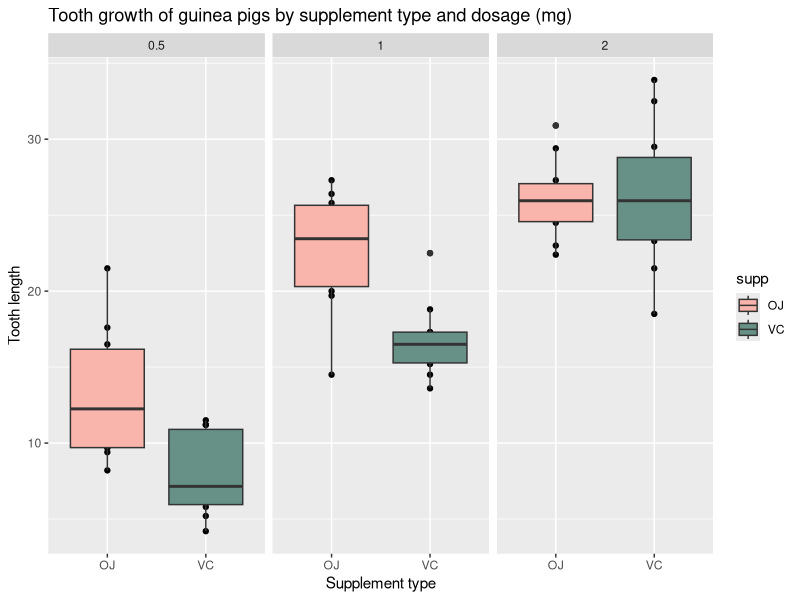

R code for this plot:
## ---- chunk 1

# load "tidyverse" plotting package
library(ggplot2)



# Load data
data(ToothGrowth)

## ---- chunk 2
# Show first rows
head(ToothGrowth)
## ---- chunk 3
dim(ToothGrowth)
## ---- chunk 4
summary(ToothGrowth)
## ---- chunk 5
qplot(factor(supp), len, data = ToothGrowth, facets=~dose, 
      main="Tooth growth of guinea pigs by supplement type and dosage (mg)",
      xlab="Supplement type", ylab="Tooth length") + 
      geom_boxplot(aes(fill = supp)) +
      scale_fill_manual(values=c("#f9b4ab", "#679186"))
